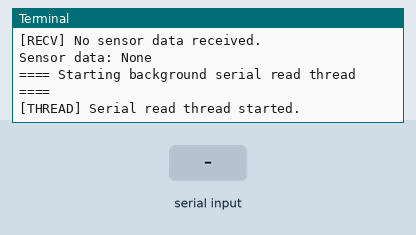
This program was run on a simulated Raspberry Pi (BCM pin numbers). Shown: the last lines printed to the terminal. The test bench sets the inputs (shaded band). Threads take turns every 2 ms; the clock reads 2024-03-15 10:24:30 at power-on unless the program sets it.

Above: at 10.2 s.
10.3 s: "direction\n" received over the second serial link
At 11.7 s:
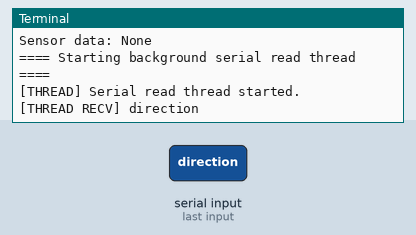
12.8 s: "toggle_control\n" received over the second serial link
At 14.8 s:
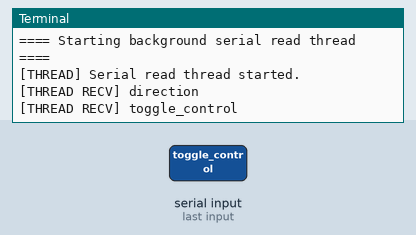
15.3 s: "move_car\n" received over the second serial link
At 16.8 s:
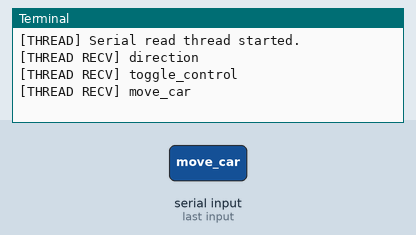
17.8 s: "UNKNOWN\n" received over the second serial link
At 19.9 s:
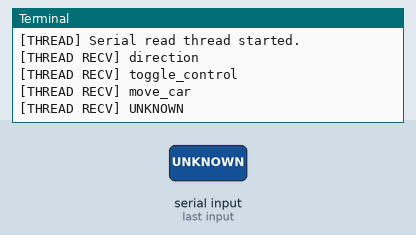
20.3 s: "move_servo\n" received over the second serial link
At 21.8 s:
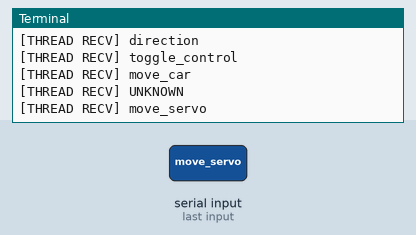
22.8 s: "read_sensors\n" received over the second serial link
At 25.0 s:
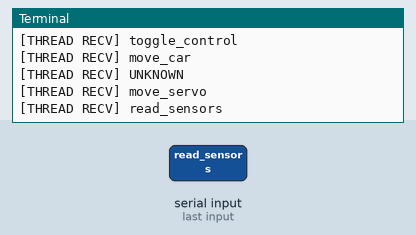
Timing chart, 0 to 26.3 s (numbered marks = the images above; inputs shaded):
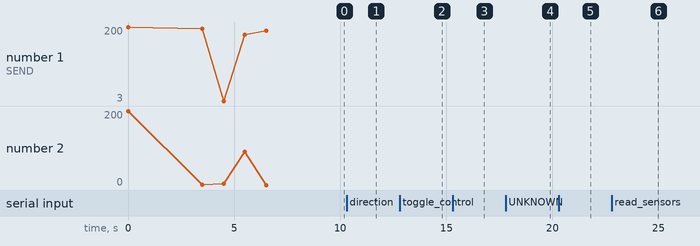

Measured:
- after the input at 10.3 s, the terminal: prints a new line after 1.0 s (image 1)
- after the input at 12.8 s, the terminal: prints a new line after 1.0 s (image 2)
- after the input at 15.3 s, the terminal: prints a new line after 1.0 s (image 3)
- after the input at 17.8 s, the terminal: prints a new line after 1.0 s (image 4)
- after the input at 20.3 s, the terminal: prints a new line after 1.0 s (image 5)
- after the input at 22.8 s, the terminal: prints a new line after 1.0 s (image 6)

The program:

usart.py
```python
#!/usr/bin/env python3
"""
usart.py

This module implements multiple ways to communicate with an STM32 over UART.
It supports several communication modes:
  - direction: send a directional command (e.g., FRONT, RIGHT, etc.)
  - toggle_control: send a toggle command (200 200) and wait for a confirmation response
  - move_car: send movement commands with a speed and a direction
  - move_servo: send servo commands with a servo identifier and angle
  - read_sensors: request sensor data from the STM32
  - debug: a placeholder for debugging

It also contains helper functions to send/receive data over UART and (optionally)
to run a background thread that continuously reads incoming data.
"""

import serial
import time
import threading
import RPi.GPIO as GPIO

# ===========================
# Configuration and Globals
# ===========================

SERIAL_PORT = "/dev/ttyS0"  # Replace with the correct port (e.g., /dev/ttyUSB0 or /dev/serial0)
BAUD_RATE = 38400           # Must match the baud rate of the STM32
MAX_BYTES = 16              # Maximum bytes to read at a time

# Initialize the serial connection
ser = serial.Serial(SERIAL_PORT, BAUD_RATE, timeout=1)

# Setup GPIO (if needed)
GPIO.setmode(GPIO.BCM)  # Use BCM numbering

# ===========================
# Core Communication Functions
# ===========================

def send_two_values(value1, value2):
    """
    Send two integer values separated by a space over UART.
    """
    data_to_send = f"{value1} {value2}\n"
    ser.write(data_to_send.encode('utf-8'))
    print(f"[SEND] {data_to_send.strip()}")

def read_uart(timeout=3, max_attempts=50):
    """
    Attempt to read data from the serial port with a timeout and maximum attempts.

    Args:
        timeout (int): Maximum time (in seconds) to attempt a read.
        max_attempts (int): Maximum number of read attempts.

    Returns:
        str or None: The received data (stripped) if available, otherwise None.
    """
    start_time = time.time()
    attempts = 0
    while attempts < max_attempts:
        if ser.in_waiting > 0:
            data = ser.read(MAX_BYTES).decode('utf-8', errors='ignore').strip()
            if data:
                return data
        attempts += 1
        if time.time() - start_time > timeout:
            break
        time.sleep(0.05)
    return None

def read_usart_via_gpio(gpio_pin=17, data_sample="101"):
    """
    Check the given GPIO pin state. If HIGH, attempt to read data from UART.
    Compare the received data with data_sample.

    Returns:
        bool: True if the received data matches data_sample, False otherwise.
    """
    GPIO.setup(gpio_pin, GPIO.IN, pull_up_down=GPIO.PUD_DOWN)
    if GPIO.input(gpio_pin) == GPIO.HIGH:
        data = read_uart(timeout=3, max_attempts=50)
        if data is not None:
            return data == data_sample
        return False
    else:
        return False

def start_serial_read(callback, poll_interval=0.1):
    """
    Start a background thread that continuously reads from the serial port
    and calls the provided callback with each non-empty data received.

    Args:
        callback (function): A function that takes one parameter (the data string).
        poll_interval (float): Delay between read attempts.

    Returns:
        Thread: The background thread (daemon).
    """
    def read_loop():
        print("[THREAD] Serial read thread started.")
        while True:
            if ser.in_waiting > 0:
                data = ser.read(MAX_BYTES).decode('utf-8', errors='ignore').strip()
                if data:
                    callback(data)
            time.sleep(poll_interval)
    t = threading.Thread(target=read_loop, daemon=True)
    t.start()
    return t

# ===========================
# Multi-Mode Write Function
# ===========================

def write_usart(mode='direction', params=[]):
    """
    Write data to UART based on a specified mode and parameters.

    Modes and their expected parameters:
      - 'direction':
           params: [direction_string]
           (direction_string from {FRONT, RIGHT, LEFT, BACK, STOP})
           Sends (195, mapped_value).

      - 'toggle_control':
           Sends (200, 200) and waits for a confirmation response.

      - 'move_car':
           params: [speed_value, direction_string]
           speed_value: Integer (1 to 7)
           direction_string: One of {"STOP", "FORWARD", "RIGHT", "LEFT",
                                        "SLIGHTLY RIGHT", "SLIGHTLY LEFT",
                                        "DIAGONAL RIGHT", "DIAGONAL LEFT",
                                        "HARD TURN LEFT", "HARD TURN RIGHT",
                                        "LEFT ROTATE", "RIGHT ROTATE", "BACKWARD"}

      - 'move_servo':
           params: [servo_name, angle]
           servo_name: One of {"SERVO1", "SERVO2", "SERVO3", ...}
           angle: Integer between 0 and 180.

      - 'read_sensors':
           Sends (190, 0) and returns the sensor data received.

      - 'debug':
           Prints the debug parameters.

    Returns:
        The response from UART for modes that read data (e.g. 'toggle_control', 'read_sensors'),
        or None.
    """
    if mode == 'direction':
        if len(params) != 1:
            print("[ERROR] 'direction' mode requires a single parameter.")
            return
        direction = params[0].upper()
        direction_map = {
            'FRONT': 1,
            'RIGHT': 2,
            'LEFT': 3,
            'BACK': 4,
            'STOP': 0
        }
        if direction in direction_map:
            send_two_values(195, direction_map[direction])
            print(f"[CMD] Direction command: {direction} -> (195, {direction_map[direction]})")
        else:
            print("[ERROR] Invalid direction parameter. Use FRONT, RIGHT, LEFT, BACK, STOP.")

    elif mode == 'toggle_control':
        send_two_values(200, 200)
        print("[CMD] Toggle control command sent: (200, 200)")
        # Wait for a confirmation response (if any)
        data = read_uart(timeout=3, max_attempts=50)
        if data:
            print(f"[RECV] Toggle control response: {data}")
        else:
            print("[RECV] No response received for toggle control.")
        return data

    elif mode == 'move_car':
        if len(params) != 2:
            print("[ERROR] 'move_car' mode requires two parameters [speed_value, direction].")
            return
        speed_value = params[0]
        direction = params[1].upper()
        if not isinstance(speed_value, int) or not (1 <= speed_value <= 7):
            print("[ERROR] Speed value must be an integer between 1 and 7.")
            return
        direction_map = {
            "STOP": 0,
            "FORWARD": 1,
            "RIGHT": 2,
            "LEFT": 3,
            "SLIGHTLY RIGHT": 4,
            "SLIGHTLY LEFT": 5,
            "DIAGONAL RIGHT": 6,
            "DIAGONAL LEFT": 7,
            "HARD TURN LEFT": 8,
            "HARD TURN RIGHT": 9,
            "LEFT ROTATE": 10,
            "RIGHT ROTATE": 11,
            "BACKWARD": 12,
        }
        direction_value = direction_map.get(direction, "UNKNOWN")
        if direction_value == "UNKNOWN":
            print(f"[ERROR] Invalid direction '{direction}'.")
            return
        send_two_values(speed_value, direction_value)
        print(f"[CMD] move_car command: Speed={speed_value}, Direction={direction} -> ({speed_value}, {direction_value})")

    elif mode == 'move_servo':
        if len(params) != 2:
            print("[ERROR] 'move_servo' mode requires two parameters [servo_name, angle].")
            return
        servo_name = params[0].upper()
        angle = params[1]
        servo_map = {
            "SERVO1": 180,
            "SERVO2": 181,
            "SERVO3": 182,
            "SERVO4": 183,
            "SERVO5": 184,
            "SERVO6": 185,
        }
        if servo_name not in servo_map:
            print(f"[ERROR] Invalid servo name '{servo_name}'. Use one of {list(servo_map.keys())}.")
            return
        if not isinstance(angle, int) or not (0 <= angle <= 180):
            print("[ERROR] Angle must be an integer between 0 and 180.")
            return
        value1 = servo_map[servo_name]
        send_two_values(value1, angle)
        print(f"[CMD] move_servo command: Servo={servo_name} -> ({value1}, {angle})")

    elif mode == 'read_sensors':
        send_two_values(190, 0)
        print("[CMD] Sensor read command sent: (190, 0)")
        data = read_uart(timeout=3, max_attempts=50)
        if data:
            print(f"[RECV] Sensor data: {data}")
        else:
            print("[RECV] No sensor data received.")
        return data

    elif mode == 'debug':
        print("[DEBUG] Mode: debug, params:", params)

    else:
        print(f"[ERROR] Unknown mode: {mode}. Please define a valid mode.")

# ===========================
# Test/Standalone Section
# ===========================

if __name__ == "__main__":
    # Example test routine when this module is run directly.
    print("==== Testing Toggle Control ====")
    response = write_usart('toggle_control', [])
    print(f"Toggle control response: {response}")
    time.sleep(1)

    print("==== Testing Direction Command (FRONT) ====")
    write_usart('direction', ['FRONT'])
    time.sleep(1)

    print("==== Testing Move Car (speed=3, LEFT) ====")
    write_usart('move_car', [3, 'LEFT'])
    time.sleep(1)

    print("==== Testing Move Servo (SERVO1, angle=90) ====")
    write_usart('move_servo', ['SERVO1', 90])
    time.sleep(1)

    print("==== Testing Read Sensors ====")
    sensor_data = write_usart('read_sensors', [])
    print(f"Sensor data: {sensor_data}")

    # Optionally, start a background thread to print all incoming serial data.
    def print_incoming(data):
        print(f"[THREAD RECV] {data}")

    print("==== Starting background serial read thread ====")
    start_serial_read(print_incoming)

    # Keep the main thread alive to allow background thread to run.
    try:
        while True:
            time.sleep(1)
    except KeyboardInterrupt:
        print("Exiting module test.")
        ser.close()
        GPIO.cleanup()
```
